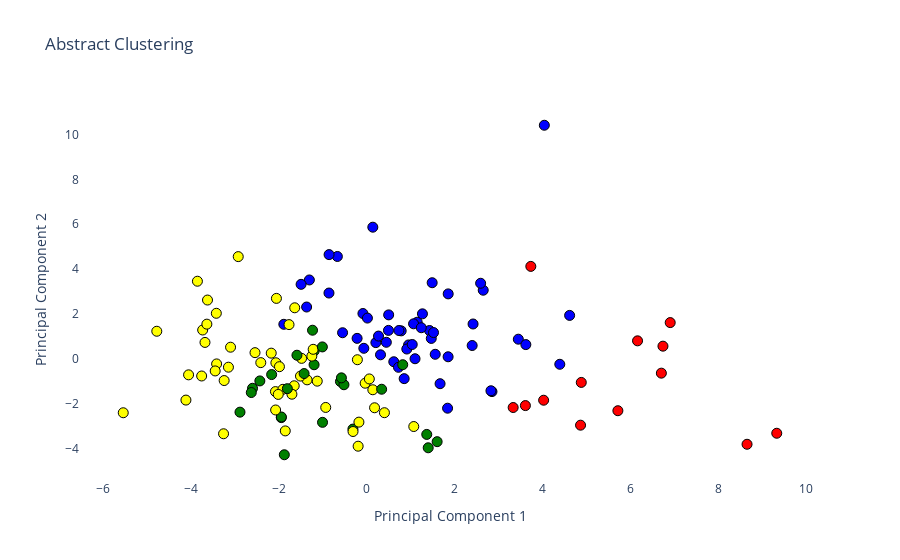

The notebook cell saved with this chart:
### Code cell
df['Cluster'] = cluster_labels

import plotly.graph_objects as go # Import the graphical object
import plotly.colors as colors


# Define custom colors for each cluster label
cluster_colors = ['red', 'blue', 'green', 'yellow', 'orange', "pink", "black", "grey"]

fig = go.Figure(data=go.Scatter(
    x=X_pca[:, 0], y=X_pca[:, 1],
    mode='markers',
    marker=dict(
        color=[cluster_colors[label] for label in cluster_labels],
        size=10,  # Adjust the marker size here
        line=dict(width=1, color='Black')
    ),
    hovertemplate='<b>Title:</b> %{text}',
    text=df['title']
))


# Set plot title and axis labels
fig.update_layout(
    title='Abstract Clustering',
    xaxis_title='Principal Component 1',
    yaxis_title='Principal Component 2',
    plot_bgcolor='white'  # Set the background color to white
)

plot(fig,
     image_filename='abstracts_cluster_bert_plot_1', 
     image='png', 
     image_width=1000, 
     image_height=1000
)

# Show the plot
fig.show()

### Figure 1 — Plotly figure (JSON) as saved in the notebook; plotly's stock layout.template omitted (floating-point values rounded to 4 significant figures; data arrays with more than 128 entries replaced by an {"elided": "..."} marker saying what was removed)
{"data": [{"hovertemplate": "<b>Title:</b> %{text}", "marker": {"color": {"elided": "140 str values"}, "line": {"color": "Black", "width": 1}, "size": 10}, "mode": "markers", "text": {"elided": "140 str values"}, "type": "scatter", "x": {"elided": "140 float values"}, "y": {"elided": "140 float values"}}], "layout": {"autosize": true, "plot_bgcolor": "white", "title": {"text": "Abstract Clustering"}, "xaxis": {"autorange": true, "range": [-6.483, 10.26], "title": {"text": "Principal Component 1"}, "type": "linear"}, "yaxis": {"autorange": true, "range": [-5.778, 11.91], "title": {"text": "Principal Component 2"}, "type": "linear"}}}
